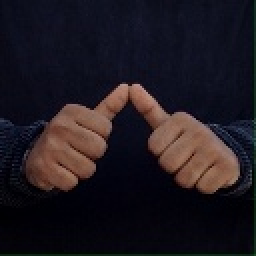
#> input picture dataset/A/8.jpg, 128 x 128 px, found by its file name (shown 2 times larger)
$ python iamge_chekcer.py
#> lines starting #> are read from the running program, lines starting #| are printed output that depends on the picture; after the words box and inside, x2 and y2 are one past the last pixel; in counts of white or black regions, pixels touching at a corner belong together
from PIL import Image
import numpy as np
import matplotlib.pyplot as plt

im_1 = Image.open(r"C:\Users\ARNAV\Desktop\8.jpg")
#> im_1 is the input picture: PIL image 128x128 RGB; mean R, G, B 30.9, 24.9, 31.5
im_2 = Image.open(r"C:\Users\ARNAV\Desktop\3.jpg")
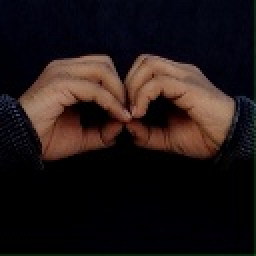
#> input picture dataset/B/3.jpg, 128 x 128 px, found by its file name (shown 2 times larger)
#> im_2 is the input picture: PIL image 128x128 RGB; mean R, G, B 31, 21.5, 21.2
im_1 = im_1.convert('1')
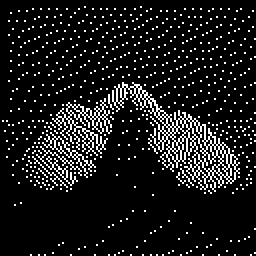
#> im_1: PIL image 128x128 1 (shown 2 times larger); 10.3% white in thin lines or dots
im_2 = im_2.convert('1')
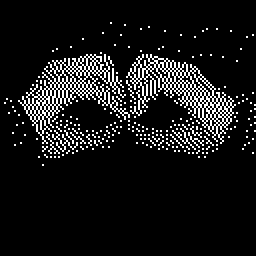
#> im_2: PIL image 128x128 1 (shown 2 times larger); 9% white in thin lines or dots, all inside (x1, y1, x2, y2) = (2, 11, 128, 83)

new_size = (400, 400)
im_1_resized = im_1.resize(new_size)
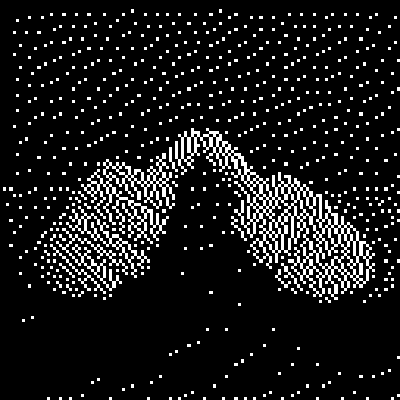
#> im_1_resized: PIL image 400x400 1; 10.3% white; 628 white regions (609 under 20 px), largest, box (x1, y1, x2, y2) and area: (175, 128, 375, 300) 5859, (81, 153, 175, 244) 2263, (56, 228, 128, 291) 773
im_2_resized = im_2.resize(new_size)
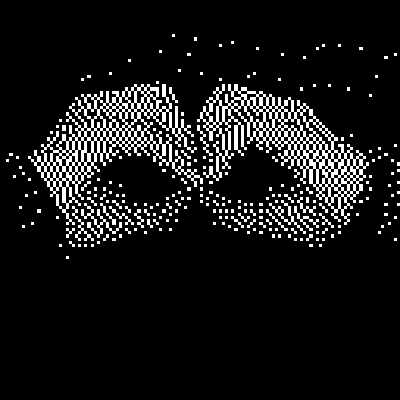
#> im_2_resized: PIL image 400x400 1; 9% white; 238 white regions (204 under 20 px), largest, box (x1, y1, x2, y2) and area: (197, 84, 369, 225) 5278, (28, 84, 203, 225) 5165, (81, 203, 122, 238) 297

ar1 = np.array(im_1_resized)
ar2 = np.array(im_2_resized)
##print(ar1)
##print('**************************')
##print(ar2)

m1, n1 = ar1.shape[:2]
#> m1 = 400; n1 = 400
m2, n2 = ar2.shape[:2]
#> m2 = 400; n2 = 400

print(m1, n1, m2, n2)
#| 400 400 400 400
size = m1 * n1
#> size = 160000


flag=0
count=0
if(m1==m2 and n1==n2):

 for i in range(0,m1-1):
    for j in range(0,n1-1):
        if ar1[i][j]!=ar2[i][j]:
            flag=1
            count=count+1
#> after the loop, count = 26877

 if(flag==1):
    print('not equal')
 else:
   print('equal')
 if(count!=0):
   #print(count)
   print("percentage of change",round(size/count,4))
#| percentage of change 5.953

else:
    print('not equal')


plt.figure(figsize=(8, 4))

plt.subplot(1, 2, 1)
plt.imshow(im_1_resized, cmap='gray')
plt.title('Image 1')

plt.subplot(1, 2, 2)
plt.imshow(im_2_resized, cmap='gray')
plt.title('Image 2')

plt.show()
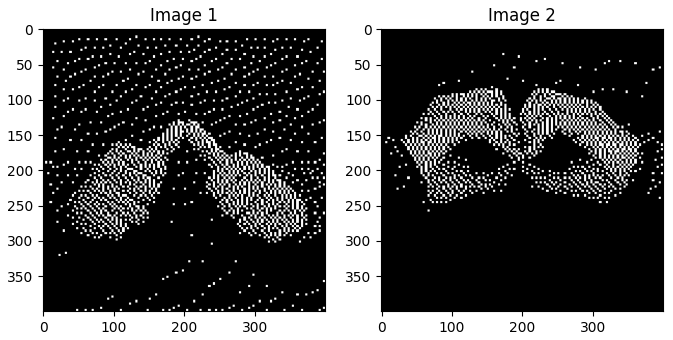
#> figure drawn by matplotlib, 2 panels

# Plot the comparison result
plt.figure()

if np.array_equal(ar1, ar2):
    plt.imshow(ar1, cmap='gray')
    plt.title('Images are equal')
else:
    plt.imshow(np.abs(ar1 ^ ar2), cmap='gray')
    plt.title('Images are not equal')

plt.show()
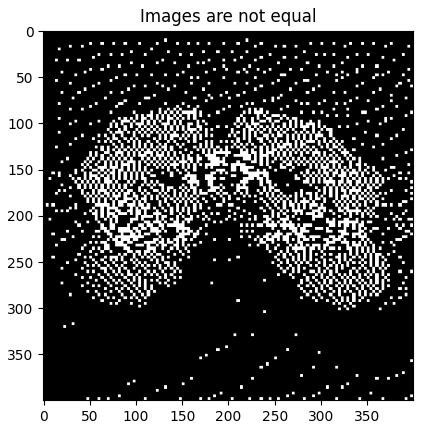
#> figure drawn by matplotlib, 1 panel
